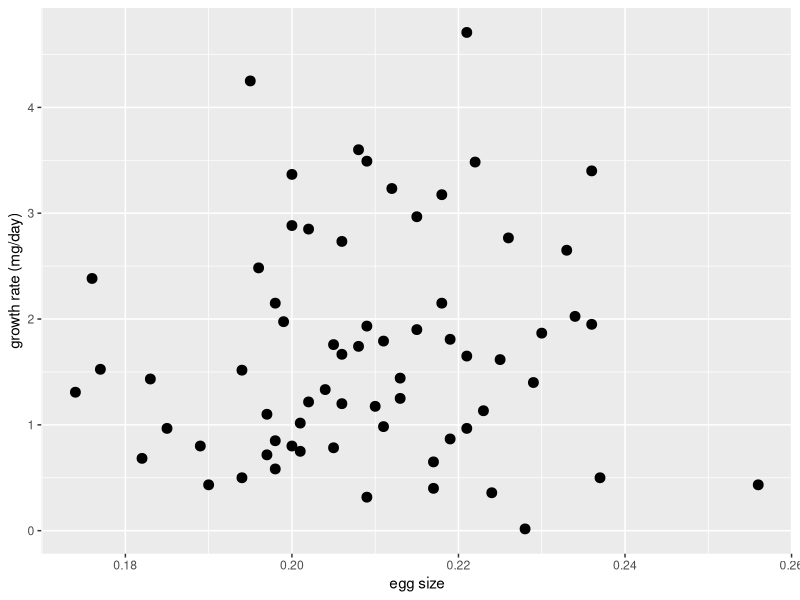
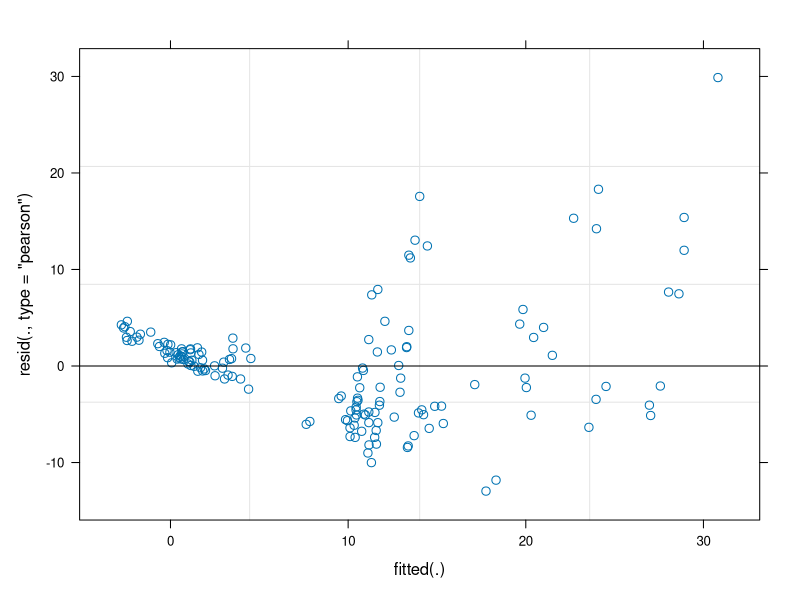

The R script that drew these images, in order:
## ---- chunk 1
library(here)
library(tidyverse)
library(ggplot2)
library(lmerTest)
library(patchwork)
library(purrr)
library(broom)
library(nlme)
library(lme4)
## ---- chunk 2
caterpillar_data <- read.csv(here("data", "clean data", "caterpillar_data.csv"))

#caterpillar_data <- caterpillar_data %>%
  #filter(!is.na(hatch_date)) 

caterpillar_data$pupal_treatment <- as.factor(caterpillar_data$pupal_treatment)
caterpillar_data$hatch_date <- as.Date(caterpillar_data$hatch_date)
caterpillar_data$weight_1 <- as.numeric(caterpillar_data$weight_1)
caterpillar_data$weight_2 <- as.numeric(caterpillar_data$weight_2)

#turn all weights into mg
caterpillar_data$weight_1 <- caterpillar_data$weight_1 * 1000
caterpillar_data$weight_2 <- caterpillar_data$weight_2 * 1000
caterpillar_data$weight3 <- caterpillar_data$weight3 * 1000
caterpillar_data$weight4 <- caterpillar_data$weight4 * 1000
caterpillar_data$weight_5 <- caterpillar_data$weight_5 * 1000

#remove rows where hatched is NA, and where there are not at least two weights
caterpillar_data <- caterpillar_data %>%
  filter(!is.na(hatched)) %>%
  filter(!is.na(weight_2))

## ---- chunk 3
#fix the names of the columns
names(caterpillar_data) <- names(caterpillar_data) %>%
  gsub("^weight([0-9]+)$", "weight_\\1", .)

#turn the data into long format
long_data <- caterpillar_data %>%
  mutate(id = row_number()) %>%
  pivot_longer(
    cols = matches("^(weight|weighday)_\\d+$"),
    names_to = c(".value", "time"),
    names_pattern = "(weight|weighday)_(\\d+)"
  )

#save weighday as a date
long_data$weighday <- as.Date(long_data$weighday)

#add a days post hatch column
long_data <- long_data %>%
  mutate(days_post_hatch = as.numeric(weighday - hatch_date)) %>%
  filter(!is.na("weight"))
## ---- chunk 4
#remove rows with NAs
long_data <- long_data %>%
  dplyr::filter(
    !is.na(weight),
    !is.na(days_post_hatch),
    !is.na(eggID)
  ) #%>%
  #mutate("log_weight" = log(weight))


#group the data by eggID, and then for each eggID estimate the best-fitting line. then extract the coefficient of that line (the slope). This is the growth rate of the caterpillar as mg per day/
slopes <- long_data %>%
  group_by(eggID) %>%
  summarise(
    slope = coef(lm(weight ~ days_post_hatch))[2]
  )



#random intercepts and random slopes for each egg
#model <- lmer(weight ~  days_post_hatch + (days_post_hatch | eggID), data = long_data)
#summary(model)
#coef(model)$eggID
#at the moment this model is singular but hopefully that will be resolved once I have more data??

#extract the slope (the gradient) of the line for each egg
#slopes_df <- data.frame(
 # eggID = rownames(coef(model)$eggID),
#  slope = coef(model)$eggID[, "days_post_hatch"]
#)

#now i want to join this back onto the caterpillar_data spreadsheet
caterpillar_data <- caterpillar_data %>%
  left_join(slopes, by = "eggID")

#plot the relationship between growth rate and egg size
ggplot(caterpillar_data, aes(x = size_01, y = slope)) +
  geom_point(size = 3) +
labs( x = "egg size", y = "growth rate (mg/day)")

#now make a model of growth rate and size
model <- lmer(slope ~ size_01 + pupal_treatment + (1|clutchID), data = caterpillar_data)
summary(model)
AIC(model)

## ---- chunk 5
#random intercepts and random slopes
model <- lmer(weight ~ days_post_hatch * size_01 + pupal_treatment + (1 | clutchID) + (days_post_hatch | eggID), data = long_data)

summary(model)

#random intercepts only
model <- lmer(weight ~ days_post_hatch * size_01 + pupal_treatment + (1 | clutchID/eggID), data = long_data)
summary(model)


model <- lmer(weight ~ days_post_hatch * size_01 + days_post_hatch * pupal_treatment + (1|clutchID/eggID), data = long_data)

summary(model)

plot(model)
